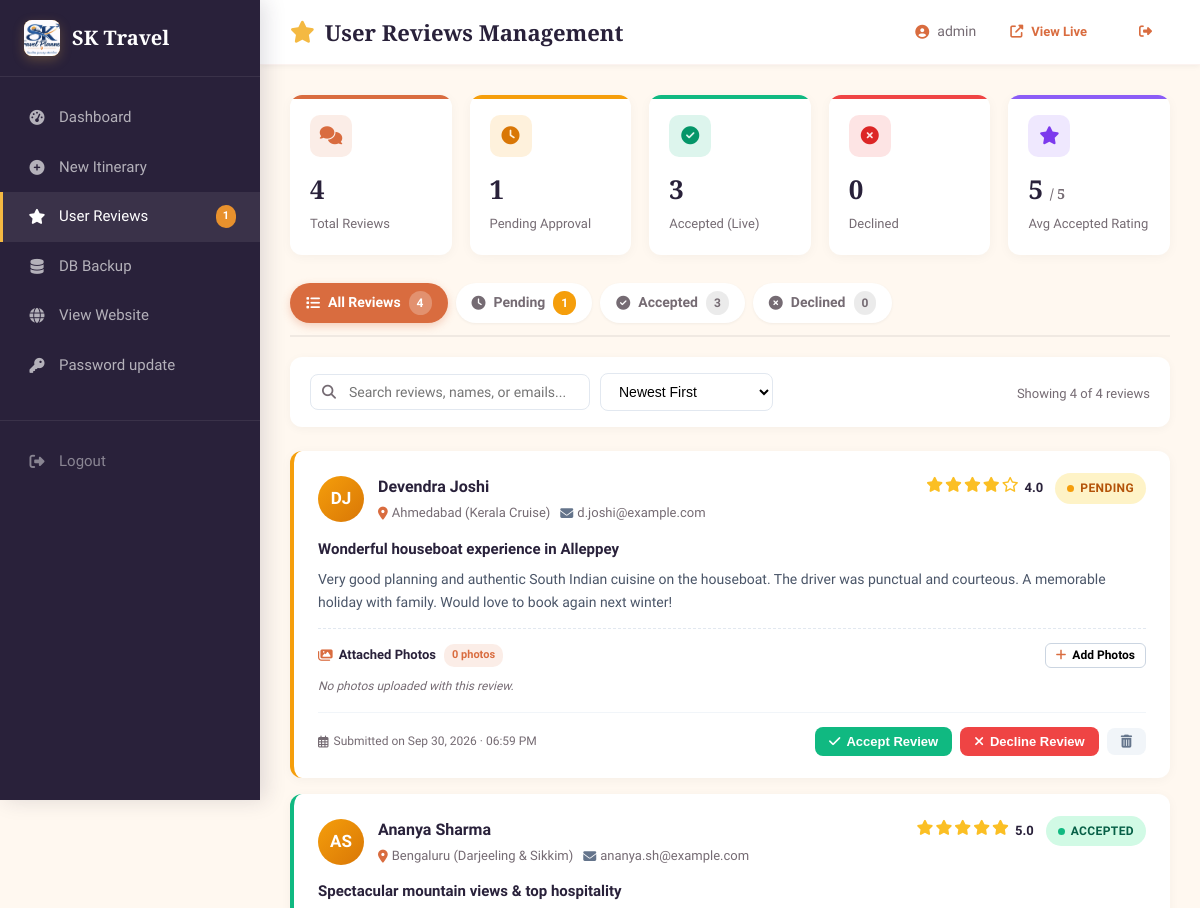
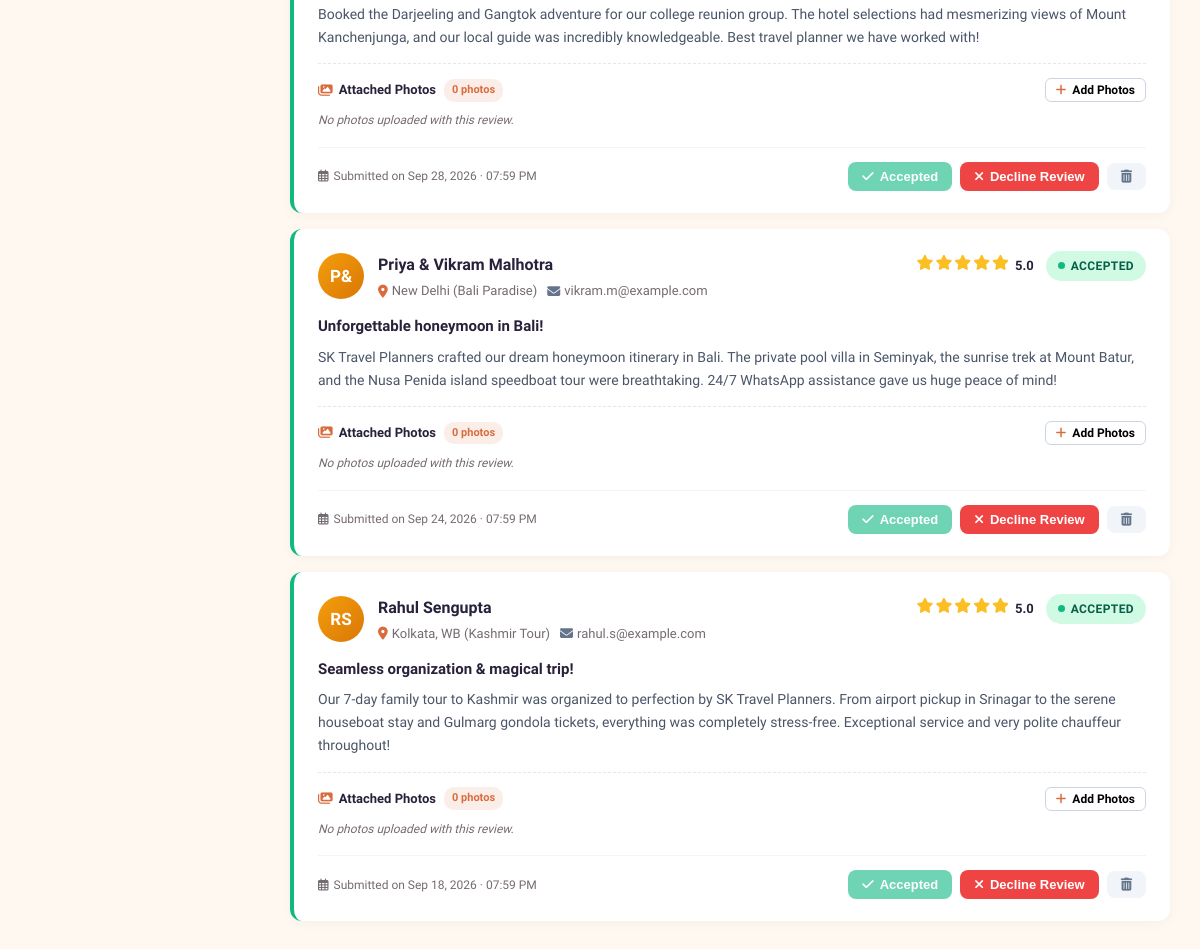
The page /admin/reviews.php (signed in) on the database its author committed (2 pictures, top to bottom).
### tables this page shows
CREATE TABLE IF NOT EXISTS user_reviews (
    id            INT AUTO_INCREMENT PRIMARY KEY,
    user_name     VARCHAR(100) NOT NULL,
    user_email    VARCHAR(150) DEFAULT NULL,
    user_location VARCHAR(100) DEFAULT NULL,
    rating        TINYINT UNSIGNED NOT NULL DEFAULT 5,
    review_title  VARCHAR(255) DEFAULT NULL,
    review_text   TEXT NOT NULL,
    status        ENUM('pending', 'approved', 'declined') NOT NULL DEFAULT 'pending',
    created_at    TIMESTAMP NOT NULL DEFAULT CURRENT_TIMESTAMP,
    updated_at    TIMESTAMP NOT NULL DEFAULT CURRENT_TIMESTAMP ON UPDATE CURRENT_TIMESTAMP,
    INDEX idx_status (status),
    INDEX idx_rating (rating),
    INDEX idx_created_at (created_at)
);

### admin/reviews.php (the view, shortened to what the rows shown need)
<?php
require_once __DIR__ . '/../config.php';
$filter = clean($_GET['filter'] ?? 'all');
$search = clean($_GET['search'] ?? '');
$sort   = clean($_GET['sort'] ?? 'newest');
$sortMap = [
    'newest'      => 'created_at DESC',
    'oldest'      => 'created_at ASC',
    'rating_high' => 'rating DESC, created_at DESC',
    'rating_low'  => 'rating ASC, created_at DESC',
];
$sortSql = $sortMap[$sort] ?? 'created_at DESC';
$page    = max(1, (int)($_GET['page'] ?? 1));
$perPage = 10;
$whereClauses = [];
$params       = [];
$whereSql = !empty($whereClauses) ? 'WHERE ' . implode(' AND ', $whereClauses) : '';
$offset = ($page - 1) * $perPage;
$dataStmt = $pdo->prepare("SELECT * FROM user_reviews {$whereSql} ORDER BY {$sortSql} LIMIT {$perPage} OFFSET {$offset}");
$dataStmt->execute($params);
$reviews = $dataStmt->fetchAll();
$reviewImagesMap = [];
?>
<!DOCTYPE html>
<html lang="en">
<head>
    <link rel="stylesheet" href="../style.css">
    <link rel="stylesheet" href="https://cdnjs.cloudflare.com/ajax/libs/font-awesome/6.5.0/css/all.min.css">
</head>
<body>
<div class="admin-layout">
    <div class="admin-main">
        <div class="admin-topbar">
            <h1><i class="fas fa-star" style="color:var(--accent);"></i> User Reviews Management</h1>
        </div>
        <div class="admin-content">
            <?php if (empty($reviews)): ?>
                <div style="background:#fff;border-radius:12px;padding:60px 20px;text-align:center;color:var(--text-muted);box-shadow:0 2px 10px rgba(0,0,0,0.04);">
                    <i class="fas fa-comment-slash" style="font-size:44px;color:#cbd5e1;margin-bottom:16px;"></i>
                    <h3 style="font-size:20px;color:var(--dark);margin-bottom:8px;">No reviews found</h3>
                    <p style="font-size:14px;margin-bottom:20px;">
                        <?= $search ? 'No reviews matching your search criteria.' : 'There are currently no reviews in this category.' ?>
                    </p>
                    <?php if ($search || $filter !== 'all'): ?>
                        <a href="reviews.php" class="btn btn-outline"><i class="fas fa-undo"></i> Show All Reviews</a>
                    <?php endif; ?>
                </div>
            <?php else: ?>
                <div class="reviews-container">
                    <?php foreach ($reviews as $rev):
                        $statusClass = $rev['status'] === 'approved' ? 'approved' : ($rev['status'] === 'declined' ? 'declined' : 'pending');
                        $initials = '';
                        $parts = explode(' ', trim($rev['user_name']));
                        foreach (array_slice($parts, 0, 2) as $p) {
                            $initials .= mb_substr($p, 0, 1);
                        }
                    ?>
                        <div class="review-row-card status-border-<?= $statusClass ?>" id="review-card-<?= (int)$rev['id'] ?>">
                            <div class="review-card-header">
                                <div class="reviewer-info">
                                    <div class="reviewer-avatar">
                                        <?= e($initials ?: 'U') ?>
                                    </div>
                                    <div>
                                        <div class="reviewer-name"><?= e($rev['user_name']) ?></div>
                                        <div class="reviewer-meta">
                                            <?php if (!empty($rev['user_location'])): ?>
                                                <span><i class="fas fa-map-marker-alt" style="color:var(--primary);"></i> <?= e($rev['user_location']) ?></span>
                                            <?php endif; ?>
                                            <?php if (!empty($rev['user_email'])): ?>
                                                <span><i class="fas fa-envelope" style="color:#64748b;"></i> <?= e($rev['user_email']) ?></span>
                                            <?php endif; ?>
                                        </div>
                                    </div>
                                </div>
                                <div class="review-header-right">
                                    <div class="stars-display">
                                        <?php for ($s = 1; $s <= 5; $s++): ?>
                                            <i class="<?= $s <= (int)$rev['rating'] ? 'fas' : 'far' ?> fa-star"></i>
                                        <?php endfor; ?>
                                        <span class="rating-val"><?= (int)$rev['rating'] ?>.0</span>
                                    </div>
                                    <span class="status-badge <?= $statusClass ?>" id="badge-<?= (int)$rev['id'] ?>">
                                        <span class="dot"></span>
                                        <span class="badge-text">
                                            <?= $rev['status'] === 'approved' ? 'Accepted' : ($rev['status'] === 'declined' ? 'Declined' : 'Pending') ?>
                                        </span>
                                    </span>
                                </div>
                            </div>
                            <div class="review-card-body">
                                <?php if (!empty($rev['review_title'])): ?>
                                    <div class="review-item-title"><?= e($rev['review_title']) ?></div>
                                <?php endif; ?>
                                <p class="review-item-text"><?= nl2br(e($rev['review_text'])) ?></p>
                                <?php $revImages = $reviewImagesMap[$rev['id']] ?? []; ?>
                                <div class="review-photos-section" id="photos-sec-<?= (int)$rev['id'] ?>">
                                    <div style="display:flex; align-items:center; justify-content:space-between; margin-bottom:8px; flex-wrap:wrap; gap:8px;">
                                        <div style="display:flex; align-items:center; gap:8px;">
                                            <span style="font-size:13px; font-weight:700; color:var(--dark); display:inline-flex; align-items:center; gap:6px;">
                                                <i class="fas fa-images" style="color:var(--primary);"></i> Attached Photos
                                            </span>
                                            <span class="photo-count-badge" id="photo-count-<?= (int)$rev['id'] ?>" style="background:rgba(217,108,63,0.12); color:var(--primary); font-size:11px; padding:2px 8px; border-radius:10px; font-weight:700;">
                                                <?= count($revImages) ?> photo<?= count($revImages) !== 1 ? 's' : '' ?>
                                            </span>
                                        </div>
                                        <button type="button" class="btn btn-ghost btn-sm" onclick="openUploadModal(<?= (int)$rev['id'] ?>)" style="font-size:12px; padding:4px 10px; display:inline-flex; align-items:center; gap:6px; border:1px solid #cbd5e1; border-radius:6px; background:#fff;">
                                            <i class="fas fa-plus" style="color:var(--primary);"></i> Add Photos
                                        </button>
                                    </div>
                                    <div class="review-thumbnails-grid" id="thumbnails-grid-<?= (int)$rev['id'] ?>">
                                        <?php if (!empty($revImages)): ?>
                                            <?php foreach ($revImages as $img):
                                                $imgUrl = reviewImageUrl($img['image']) ?: ('../review_folder/' . rawurlencode($img['image']));
                                            ?>
                                                <div class="review-thumb-item" id="thumb-item-<?= (int)$img['id'] ?>">
                                                    <img src="<?= e($imgUrl) ?>" alt="Review Photo" onclick="previewImage('<?= e($imgUrl) ?>')" title="Click to view full photo">
                                                    <button type="button" class="btn-del-thumb" onclick="deleteSinglePhoto(<?= (int)$img['id'] ?>, <?= (int)$rev['id'] ?>)" title="Delete this photo from review">
                                                        <i class="fas fa-times"></i>
                                                    </button>
                                                </div>
                                            <?php endforeach; ?>
                                        <?php else: ?>
                                            <span class="no-photos-msg" style="font-size:12px; color:var(--text-muted); font-style:italic;">No photos uploaded with this review.</span>
                                        <?php endif; ?>
                                    </div>
                                </div>
                            </div>
                            <div class="review-card-footer">
                                <div class="review-date">
                                    <i class="far fa-calendar-alt"></i> Submitted on <?= date('M d, Y · h:i A', strtotime($rev['created_at'])) ?>
                                </div>
                                <div class="review-actions-group" id="actions-<?= (int)$rev['id'] ?>">
                                    <button type="button"
                                            class="btn-act btn-act-accept"
                                            onclick="handleReviewAction(<?= (int)$rev['id'] ?>, 'accept')"
                                            title="Accept and publish review on website"
                                            style="<?= $rev['status'] === 'approved' ? 'opacity:0.6;' : '' ?>">
                                        <i class="fas fa-check"></i>
                                        <?= $rev['status'] === 'approved' ? 'Accepted' : 'Accept Review' ?>
                                    </button>
                                    <button type="button"
                                            class="btn-act btn-act-decline"
                                            onclick="handleReviewAction(<?= (int)$rev['id'] ?>, 'decline')"
                                            title="Decline review (hide from website)"
                                            style="<?= $rev['status'] === 'declined' ? 'opacity:0.6;' : '' ?>">
                                        <i class="fas fa-times"></i>
                                        <?= $rev['status'] === 'declined' ? 'Declined' : 'Decline Review' ?>
                                    </button>
                                    <button type="button"
                                            class="btn-act btn-act-delete"
                                            onclick="deleteReview(<?= (int)$rev['id'] ?>)"
                                            title="Permanently Delete Review">
                                        <i class="fas fa-trash-alt"></i>
                                    </button>
                                </div>
                            </div>
                        </div>
                    <?php endforeach; ?>
                </div>
            <?php endif; ?>
        </div>
    </div>
</div>
</body>
</html>

### rows shown on the page
user_reviews: initials "DJ", user_name "Devendra Joshi", user_location "Ahmedabad (Kerala Cruise)", user_email "d.joshi@example.com", rating "4", status "PENDING", review_title "Wonderful houseboat experience in Alleppey", review_text "Very good planning and authentic South Indian cuisine on the houseboat. The driver was punctual and courteous. A memorable holiday with family. Would love to book again next winter!", id "0", created_at "Sep 30, 2026 · 06:59 PM"
user_reviews: initials "AS", user_name "Ananya Sharma", user_location "Bengaluru (Darjeeling & Sikkim)", user_email "ananya.sh@example.com", rating "5", status "ACCEPTED", review_title "Spectacular mountain views & top hospitality", review_text "Booked the Darjeeling and Gangtok adventure for our college reunion group. The hotel selections had mesmerizing views of Mount Kanchenjunga, and our local guide was incredibly knowledgeable. Best travel planner we have worked with!", id "0", created_at "Sep 28, 2026 · 07:59 PM"
user_reviews: initials "P&", user_name "Priya & Vikram Malhotra", user_location "New Delhi (Bali Paradise)", user_email "vikram.m@example.com", rating "5", status "ACCEPTED", review_title "Unforgettable honeymoon in Bali!", review_text "SK Travel Planners crafted our dream honeymoon itinerary in Bali. The private pool villa in Seminyak, the sunrise trek at Mount Batur, and the Nusa Penida island speedboat tour were breathtaking. 24/7 WhatsApp assistance gave us huge peace of mind!", id "0", created_at "Sep 24, 2026 · 07:59 PM"
user_reviews: initials "RS", user_name "Rahul Sengupta", user_location "Kolkata, WB (Kashmir Tour)", user_email "rahul.s@example.com", rating "5", status "ACCEPTED", review_title "Seamless organization & magical trip!", review_text "Our 7-day family tour to Kashmir was organized to perfection by SK Travel Planners. From airport pickup in Srinagar to the serene houseboat stay and Gulmarg gondola tickets, everything was completely stress-free. Exceptional service and very polite chauffeur throughout!", id "0", created_at "Sep 18, 2026 · 07:59 PM"

### other values the page prints
$sidebarPendingReviews "1"
$_SESSION['admin_user'] "admin"
$totalReviews "4"
$pendingReviews "1"
$approvedReviews "3"
$declinedReviews "0"
$avgRating "5"
count($reviews) "4"
$filteredCount "4"
